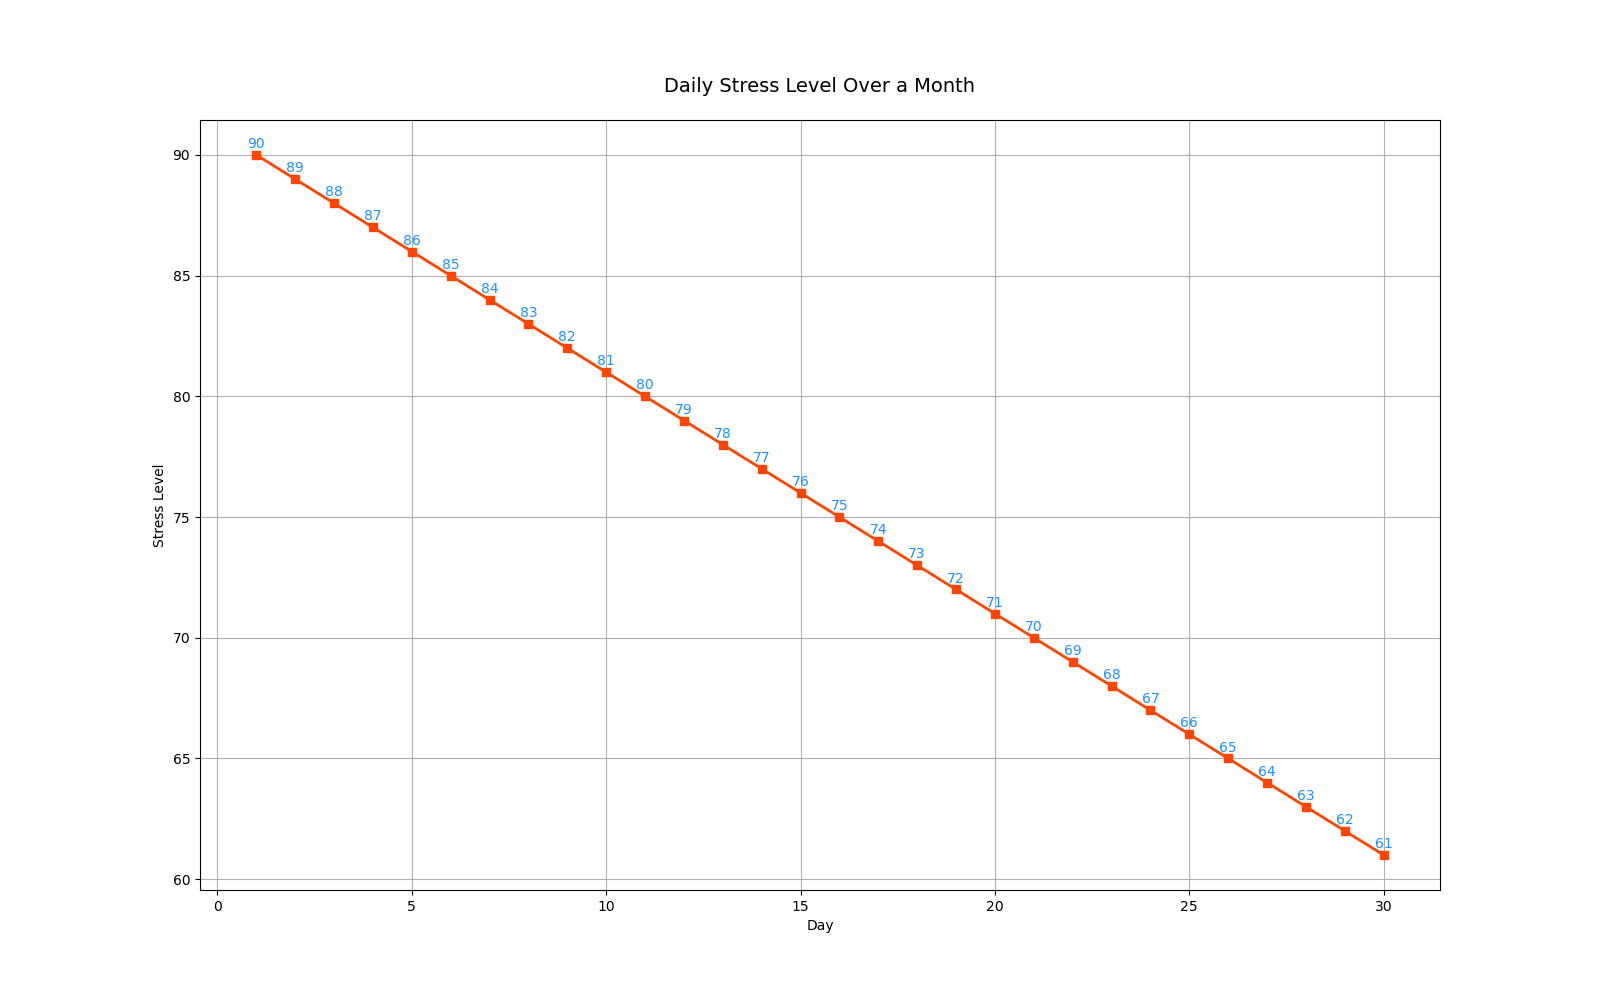

Source code (Python):

import matplotlib.pyplot as plt

# Data
days = list(range(1, 31))
stress_level = [
    90, 89, 88, 87, 86, 85, 84, 83, 82, 81,
    80, 79, 78, 77, 76, 75, 74, 73, 72, 71,
    70, 69, 68, 67, 66, 65, 64, 63, 62, 61
]

# Create the plot
plt.figure(figsize=(16, 10))  # Change the size of the chart
plt.plot(days, stress_level, marker='s', color="#FF4500", linewidth=2)  # Change color and add markers

# Annotations
for i, level in enumerate(stress_level):
    plt.annotate(level, (days[i], level), textcoords="offset points", xytext=(0, 5),
                 ha='center', color="#1E90FF")

# Improve the visual appeal with labels, title, and grid
plt.xlabel('Day')
plt.ylabel('Stress Level')
plt.title('Daily Stress Level Over a Month', pad=20, fontsize=14)
plt.grid(True)

# Show the plot
plt.show()
